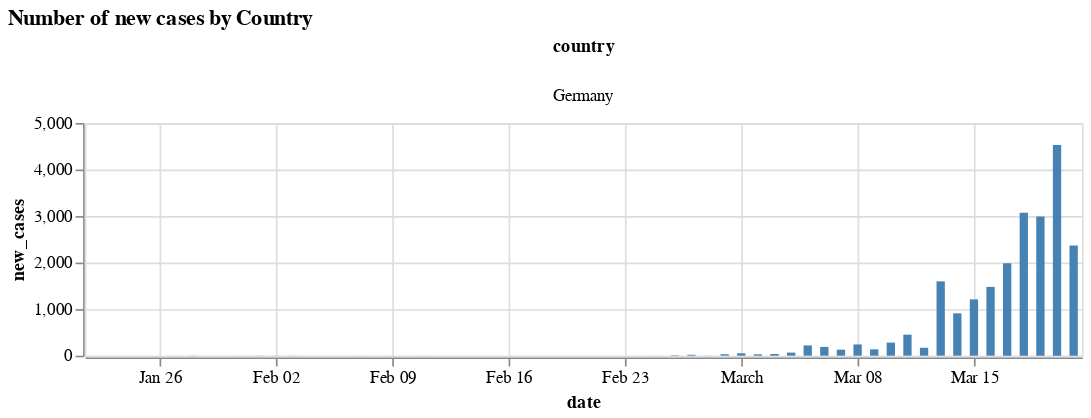

Notebook code for this chart:
### Code cell
#for curr_country in lockdowns:
curr_country = 'Germany'
alt.Chart(new_cases_melted_df.loc[new_cases_melted_df['country'] == curr_country]).mark_bar().encode(
    x='date:T',
    y='new_cases:Q',
     #color='country:N',
    column='country:N',
    color=alt.condition(
            alt.datum.Year == '2020',  # If the year is 1810 this test returns True,
    alt.value('orange'),     # which sets the bar orange.
    alt.value('steelblue')   # And if it's not true it sets the bar steelblue.
    )
).properties(
title='Number of new cases by Country',
width=250,
height=140

).properties(width=600)

### Figure 1 — Vega-Lite specification as saved in the notebook (floating-point values rounded to 4 significant figures)
{"$schema": "https://vega.github.io/schema/vega-lite/v3.4.0.json", "config": {"mark": {"tooltip": null}, "view": {"height": 300, "width": 400}}, "data": {"name": "data-3bdf9eea10c4490dbc62d933a4edc73f"}, "datasets": {"data-3bdf9eea10c4490dbc62d933a4edc73f": [{"country": "Germany", "date": "2020-01-22T00:00:00", "new_cases": 0}, {"country": "Germany", "date": "2020-01-23T00:00:00", "new_cases": 0}, {"country": "Germany", "date": "2020-01-24T00:00:00", "new_cases": 0}, {"country": "Germany", "date": "2020-01-25T00:00:00", "new_cases": 0}, {"country": "Germany", "date": "2020-01-26T00:00:00", "new_cases": 0}, {"country": "Germany", "date": "2020-01-27T00:00:00", "new_cases": 1}, {"country": "Germany", "date": "2020-01-28T00:00:00", "new_cases": 3}, {"country": "Germany", "date": "2020-01-29T00:00:00", "new_cases": 0}, {"country": "Germany", "date": "2020-01-30T00:00:00", "new_cases": 0}, {"country": "Germany", "date": "2020-01-31T00:00:00", "new_cases": 1}, {"country": "Germany", "date": "2020-02-01T00:00:00", "new_cases": 3}, {"country": "Germany", "date": "2020-02-02T00:00:00", "new_cases": 2}, {"country": "Germany", "date": "2020-02-03T00:00:00", "new_cases": 2}, {"country": "Germany", "date": "2020-02-04T00:00:00", "new_cases": 0}, {"country": "Germany", "date": "2020-02-05T00:00:00", "new_cases": 0}, {"country": "Germany", "date": "2020-02-06T00:00:00", "new_cases": 0}, {"country": "Germany", "date": "2020-02-07T00:00:00", "new_cases": 1}, {"country": "Germany", "date": "2020-02-08T00:00:00", "new_cases": 0}, {"country": "Germany", "date": "2020-02-09T00:00:00", "new_cases": 1}, {"country": "Germany", "date": "2020-02-10T00:00:00", "new_cases": 0}, {"country": "Germany", "date": "2020-02-11T00:00:00", "new_cases": 2}, {"country": "Germany", "date": "2020-02-12T00:00:00", "new_cases": 0}, {"country": "Germany", "date": "2020-02-13T00:00:00", "new_cases": 0}, {"country": "Germany", "date": "2020-02-14T00:00:00", "new_cases": 0}, {"country": "Germany", "date": "2020-02-15T00:00:00", "new_cases": 0}, {"country": "Germany", "date": "2020-02-16T00:00:00", "new_cases": 0}, {"country": "Germany", "date": "2020-02-17T00:00:00", "new_cases": 0}, {"country": "Germany", "date": "2020-02-18T00:00:00", "new_cases": 0}, {"country": "Germany", "date": "2020-02-19T00:00:00", "new_cases": 0}, {"country": "Germany", "date": "2020-02-20T00:00:00", "new_cases": 0}, {"country": "Germany", "date": "2020-02-21T00:00:00", "new_cases": 0}, {"country": "Germany", "date": "2020-02-22T00:00:00", "new_cases": 0}, {"country": "Germany", "date": "2020-02-23T00:00:00", "new_cases": 0}, {"country": "Germany", "date": "2020-02-24T00:00:00", "new_cases": 0}, {"country": "Germany", "date": "2020-02-25T00:00:00", "new_cases": 1}, {"country": "Germany", "date": "2020-02-26T00:00:00", "new_cases": 10}, {"country": "Germany", "date": "2020-02-27T00:00:00", "new_cases": 19}, {"country": "Germany", "date": "2020-02-28T00:00:00", "new_cases": 2}, {"country": "Germany", "date": "2020-02-29T00:00:00", "new_cases": 31}, {"country": "Germany", "date": "2020-03-01T00:00:00", "new_cases": 51}, {"country": "Germany", "date": "2020-03-02T00:00:00", "new_cases": 29}, {"country": "Germany", "date": "2020-03-03T00:00:00", "new_cases": 37}, {"country": "Germany", "date": "2020-03-04T00:00:00", "new_cases": 66}, {"country": "Germany", "date": "2020-03-05T00:00:00", "new_cases": 220}, {"country": "Germany", "date": "2020-03-06T00:00:00", "new_cases": 188}, {"country": "Germany", "date": "2020-03-07T00:00:00", "new_cases": 129}, {"country": "Germany", "date": "2020-03-08T00:00:00", "new_cases": 241}, {"country": "Germany", "date": "2020-03-09T00:00:00", "new_cases": 136}, {"country": "Germany", "date": "2020-03-10T00:00:00", "new_cases": 281}, {"country": "Germany", "date": "2020-03-11T00:00:00", "new_cases": 451}, {"country": "Germany", "date": "2020-03-12T00:00:00", "new_cases": 170}, {"country": "Germany", "date": "2020-03-13T00:00:00", "new_cases": 1597}, {"country": "Germany", "date": "2020-03-14T00:00:00", "new_cases": 910}, {"country": "Germany", "date": "2020-03-15T00:00:00", "new_cases": 1210}, {"country": "Germany", "date": "2020-03-16T00:00:00", "new_cases": 1477}, {"country": "Germany", "date": "2020-03-17T00:00:00", "new_cases": 1985}, {"country": "Germany", "date": "2020-03-18T00:00:00", "new_cases": 3070}, {"country": "Germany", "date": "2020-03-19T00:00:00", "new_cases": 2993}, {"country": "Germany", "date": "2020-03-20T00:00:00", "new_cases": 4528}, {"country": "Germany", "date": "2020-03-21T00:00:00", "new_cases": 2365}]}, "encoding": {"color": {"condition": {"test": "(datum.Year === '2020')", "value": "orange"}, "value": "steelblue"}, "column": {"field": "country", "type": "nominal"}, "x": {"field": "date", "type": "temporal"}, "y": {"field": "new_cases", "type": "quantitative"}}, "height": 140, "mark": "bar", "title": "Number of new cases by Country", "width": 600}
